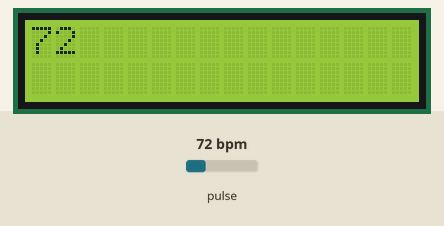
Recording of a sketch running on a simulated Arduino Uno, built with avr-gcc and run on an emulated ATmega328P. Shown: 16×2 character LCD. The inputs (shaded band) are chosen by the test bench; at power-on: pulse 72 bpm. What the sketch prints to the serial monitor is not drawn.

Above: at 1.4 s.
1.5 s: pulse set to 118 bpm
At 2.4 s:
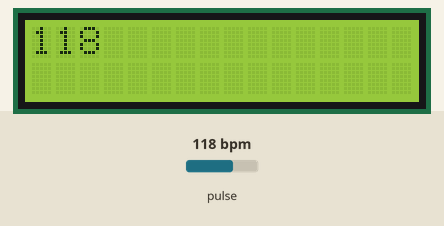
3.0 s: pulse set to 123 bpm
At 4.1 s:
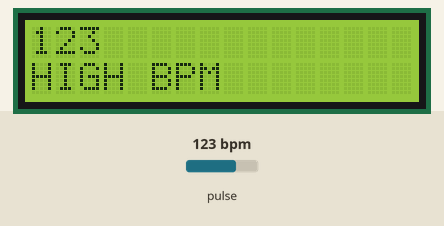
4.5 s: pulse set to 42 bpm
At 6.7 s:
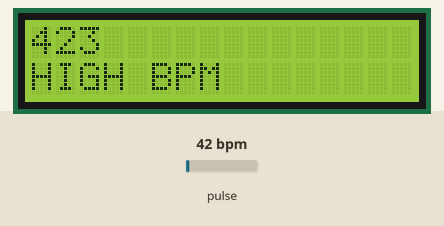
Timing chart, 0 to 8.2 s (numbered marks = the images above; inputs shaded):
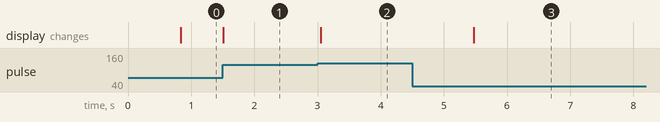

Measured:
- the behaviour switches between 120 and 121 bpm on pulse (found by bisection; images 1 and 2)
- after the input at 1.5 s, the display: changes at once (image 1)
- after the input at 3.0 s, the display: changes after 0.05 s (image 2)
- after the input at 4.5 s, the display: changes after 0.97 s (image 3)

The sketch:

Heart_beat_Sensr.ino
```cpp
#define USE_ARDUINO_INTERRUPTS true    // Set-up low-level interrupts for most acurate BPM math.
#include <PulseSensorPlayground.h>     // Includes the PulseSensorPlayground Library.
#include<LiquidCrystal.h>
int RS=A0;
int EN=A1;
int D4=13;
int D5=12;
int D6=11;
int D7=10;
LiquidCrystal lcd(RS,EN,D4,D5,D6,D7);

//  Variables
const int PulseWire = A3;       // PulseSensor PURPLE WIRE connected to ANALOG PIN 0
const int LED13 = 13;          // The on-board Arduino LED, close to PIN 13.
int Threshold = 550;           // Determine which Signal to "count as a beat" and which to ignore.
                               // Use the "Gettting Started Project" to fine-tune Threshold Value beyond default setting.
                               // Otherwise leave the default "550" value.

PulseSensorPlayground pulseSensor;  // Creates an instance of the PulseSensorPlayground object called "pulseSensor"


void setup()
{

  Serial.begin(9600);          // For Serial Monitor
  lcd.begin(16,2);
  // Configure the PulseSensor object, by assigning our variables to it.
  pulseSensor.analogInput(PulseWire);
  pulseSensor.blinkOnPulse(LED13);       //auto-magically blink Arduino's LED with heartbeat.
  pulseSensor.setThreshold(Threshold);

  // Double-check the "pulseSensor" object was created and "began" seeing a signal.
   if (pulseSensor.begin()) {
    Serial.println("We created a pulseSensor Object !");  //This prints one time at Arduino power-up,  or on Arduino reset.
  }
}


void loop()
{

 int myBPM = pulseSensor.getBeatsPerMinute();  // Calls function on our pulseSensor object that returns BPM as an "int".
                                               // "myBPM" hold this BPM value now.

if (pulseSensor.sawStartOfBeat())              // Constantly test to see if "a beat happened".
{
 Serial.println("♥  A HeartBeat Happened ! "); // If test is "true", print a message "a heartbeat happened".
 Serial.print("BPM: ");                        // Print phrase "BPM: "
 Serial.println(myBPM);                        // Print the value inside of myBPM.
 lcd.setCursor(0,0);
 lcd.print(myBPM);


  if(myBPM>120)
  {
    Serial.println("HIGH BPM");
    lcd.setCursor(0,1);
    lcd.print("HIGH BPM");
  }
  Serial.println();

  if(myBPM<40)
  {
    Serial.print("LOW BPM, EMERGENCY");
    lcd.setCursor(0,1);
    lcd.print("EMERGENCY");
  }
  Serial.println();
}

  delay(20);                    // considered best practice in a simple sketch.

}
```
